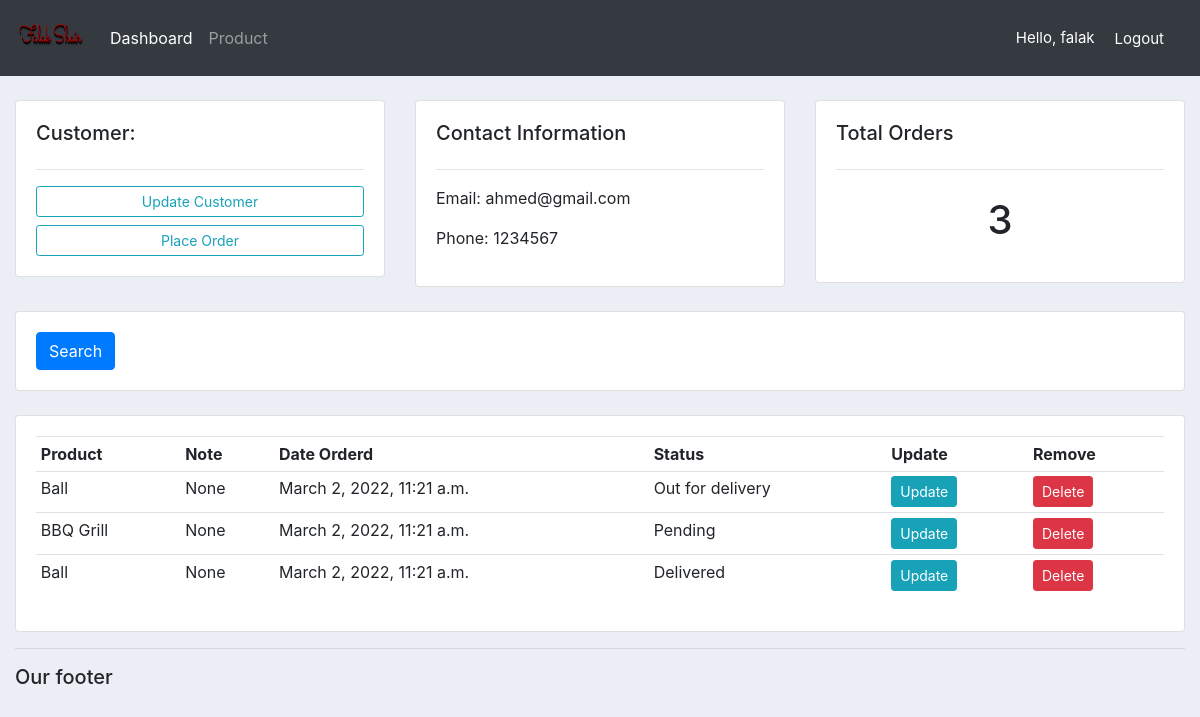
Page /customer/8/ (signed in) on the committed database.
### accounts/models.py (models this page shows, shortened)
class Customer(models.Model):
    user = models.OneToOneField(User,blank=True, null=True, on_delete=models.CASCADE)
    name = models.CharField(max_length=200, null=True)
    email = models.CharField(max_length=200, null=True)
    phone = models.CharField(max_length=200, null=True)
    profile_pic = models.ImageField(default='download.png',null=True, blank=True)
    date_created = models.DateTimeField(auto_now_add=True, null=True)

class Order(models.Model):
    STATUS = (
        ('Pending', 'Pending'),
        ('Out for delivery', 'Out for delivery'),
        ('Delivered', 'Delivered'),
    )
    customer = models.ForeignKey(Customer, null=True, on_delete=models.CASCADE)
    product = models.ForeignKey(Product, null=True, on_delete=models.CASCADE)
    date_created = models.DateTimeField(auto_now_add=True)
    status = models.CharField(max_length=200, choices=STATUS)
    note = models.CharField(max_length=1000, null=True)

class Product(models.Model):
    CATEGORY = (
        ('Indoor', 'Indoor'),
        ('Out Door', 'Out Door'),
    )
    name = models.CharField(max_length=200, null=True)
    price = models.FloatField(null=True)
    category = models.CharField(max_length=200, null=True, choices=CATEGORY)
    description = models.CharField(max_length=200, null=True, blank=True)
    date_created = models.DateTimeField(auto_now_add=True)
    tag = models.ManyToManyField(Tag)
    def __str__(self):
        return self.name

### accounts/decorators.py (the view)
        def wrapper_func(request, *args, **kwargs):
            group = None
            if request.user.groups.exists():
                group = request.user.groups.all()[0].name
            if group in allowed_roles:
                return view_func(request, *args, **kwargs)
            else:
                return HttpResponse('You are not authorized to view this page')

### accounts/views.py (called while the page is built)
@login_required(login_url='login')
@allowed_users(allowed_roles=['admin'])
def customer(request, pk_test):
    customer = Customer.objects.get(id=pk_test)
    orders = customer.order_set.all()
    order_count = orders.count()
    myFilter = OrderFilter(request.GET, queryset=orders)
    orders = myFilter.qs
    context = {'customer': customer, 'orders': orders, 'order_count': order_count,
               'myFilter': myFilter}
    return render(request, 'accounts/customer.html', context)

### accounts/templates/accounts/customer.html (shortened to what this page needs)
{% extends "accounts/base.html" %}
{% block content %}
<br>
<div class="row">
    <div class="col-md">
        <div class="card card-body">
            <h5>Customer:</h5>
            <hr>
            <a class="btn btn-outline-info  btn-sm btn-block" href="">Update Customer</a>
            <a class="btn btn-outline-info  btn-sm btn-block" href="{% url 'create_order' customer.id %}">Place Order</a>
        </div>
    </div>
    <div class="col-md">
        <div class="card card-body">
            <h5>Contact Information</h5>
            <hr>
            <p>Email: {{customer.email}}</p>
            <p>Phone: {{customer.phone}}</p>
        </div>
    </div>
    <div class="col-md">
        <div class="card card-body">
            <h5>Total Orders</h5>
            <hr>
            <h1 style="text-align: center;padding: 10px">{{order_count}}</h1>
        </div>
    </div>
</div>
<br>
<div class="row">
    <div class="col">
        <div class="card card-body">
            <form method="get">
                <button class="btn btn-primary" type="submit">Search</button>
            </form>
        </div>
    </div>
</div>
<br>
<div class="row">
    <div class="col-md">
        <div class="card card-body">
            <table class="table table-sm">
                <tr>
                    <th>Product</th>
                    <th>Note</th>
                    <th>Date Orderd</th>
                    <th>Status</th>
                    <th>Update</th>
                    <th>Remove</th>
                </tr>
                {% for order in orders %}
                <tr>
                    <td>{{order.product}}</td>
                    <td>{{order.note}}</td>
                    <td>{{order.date_created}}</td>
                    <td>{{order.status}}</td>
                    <td><a href="{% url 'update_order' pk=order.id %}" class="btn btn-sm btn-info">Update</a></td>
                    <td><a href="{% url 'delete_order' pk=order.id %}" class="btn btn-sm btn-danger">Delete</a></td>
                </tr>
                {% endfor %}
            </table>
        </div>
    </div>
</div>
{% endblock %}

### accounts/templates/accounts/navbar.html (shortened to what this page needs)
{% load static %}
<nav class="navbar navbar-expand-lg navbar-dark bg-dark">
    <a class="navbar-brand" href="#">
        <img src="{% static 'images/logo.png' %}" alt="logo" width="70" height="50">
    </a>
    <div class="collapse navbar-collapse" id="navbarNav">
        <ul class="navbar-nav">
            {% if request.user.is_staff %}
            <li class="nav-item active">
                <a class="nav-link" href="{% url 'home' %}">Dashboard</a>
            </li>
            <li class="nav-item">
                <a class="nav-link" href="{% url 'product' %}">Product</a>
            </li>
            {% else %}
            <li class="nav-item">
                <a class="nav-link" href="{% url 'account' %}">Setting</a>
            </li>
            {% endif %}
        </ul>
    </div>
    <span class="hello-msg">Hello, {{request.user}} </span>
    <span><a class="hello-msg" href="{% url 'logout' %}">Logout</a></span>
</nav>

### static/css/style.css (style rules this page uses)
body { background-color: #ebeff5; }

### accounts/templates/accounts/navbar.html (style rules this page uses)
.hello-msg { font-size: 15px ; color: #fff; margin-right: 20px; }

### rows in the picture
Customer: email "ahmed@gmail.com", phone "1234567"
Order: product "Ball", note "None", date_created "March 2, 2022, 11:21 a.m.", status "Out for delivery"
Order: product "BBQ Grill", note "None", date_created "March 2, 2022, 11:21 a.m.", status "Pending"
Order: product "Ball", note "None", date_created "March 2, 2022, 11:21 a.m.", status "Delivered"

### other values in the picture
{{ request.user }} "falak"
{{ order_count }} "3"
